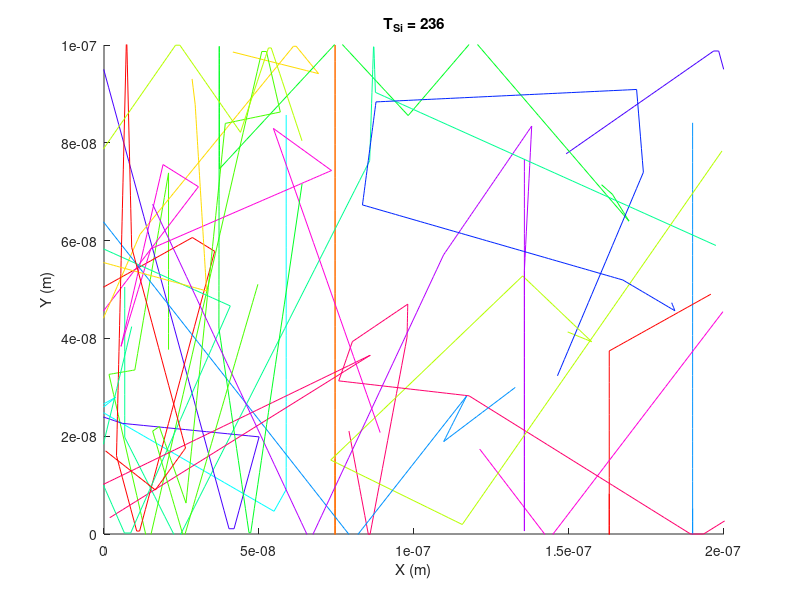
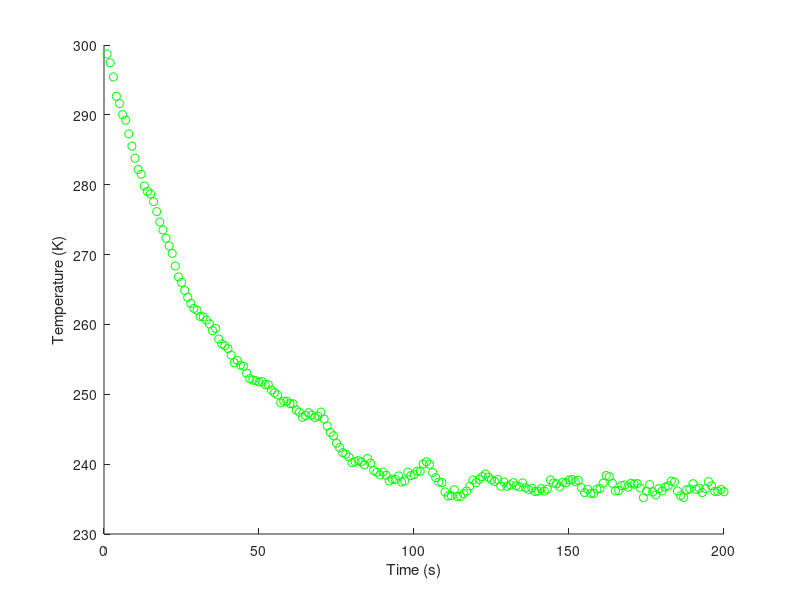

Here is the MATLAB script that generated these plots, in order: (Note: this script raises an error after producing the figures.)
clear
m0 = 9.1093837015E-31;
mn = 0.26*m0;
T = 300;
kB = 1.38064852E-23;
tmn1 = 0.2E-12;

vth = ((2*kB*T)/mn)^0.5; %thermal velocity

mfp = vth*tmn1; %mean free path

V = vth;

xmax = 200E-9; %max positions
ymax = 100E-9;

Np = 10000; % # particles, want 1000-10000
Nplot = 14;
Px = xmax*rand(Np,1); %initial positions
Py = ymax*rand(Np,1);

Px1 = Px;
Py1 = Py;

Vy = V*(randn(Np,1)-0.5); %initial velocities
Vx = sqrt((V^2)-(Vy.^2));
%Vx = V*(randn(Np,1)-0.5); %-0.5 added so electrons have a chance at having a positive or negative velocity

dt = 0.01*(ymax/V); %time step
a = 1; %no acceleration

tstop = 200; %simulation time

Ppx = Px;
Ppy = Py;

c = hsv(Nplot);

box1 = 0; %turning on box 1
box2 = 0; %turning on box 2

if box1 == 1
b1 = rectangle('Position',[0.8E-7,0,0.4E-7,0.4E-7]); %box1 position (bottom)
end

if box2 == 1
b2 = rectangle('Position',[0.8E-7,0.6E-7,0.4E-7,0.4E-7]); %box2 position (top)
end

inbox = Px > 0.8E-7 & Px < 1.2E-7 & (Py < 0.4E-7 | Py > 0.6E-7);
while sum(inbox) > 0
    Px(inbox) = rand(sum(inbox),1)*xmax;
    Py(inbox) = rand(sum(inbox),1)*ymax;
    inbox = Px > 0.8E-7 & Px < 1.2E-7 & (Py < 0.4E-7 | Py > 0.6E-7);
end
    
   
% figPlot = figure (2);
% h = histogram(sqrt(Vx.^2 + Vy.^2),50);
% title('Maxwell-Boltzmann Distribution')
% xlabel('Velocity (m/s)')
% ylabel('Number of Particles')

    
nmPaths = 0;
PathDistSum = 0;

for i = 1:tstop
    Ppx = Px;    
    Px = Px + Vx*dt; 
    
    Ppy = Py;
    Py = Py + Vy*dt;
    
    ix1 = Px < 0;
    Px(ix1) = Px(ix1) + xmax;
    Ppx(ix1) = Ppx(ix1) + xmax;
    
    ix2 = Px > xmax;
    Px(ix2) = Px(ix2) - xmax;
    Ppx(ix2) = Ppx(ix2) - xmax;
    
    iy = Py < 0 | Py > ymax;
    Vy(iy) = -Vy(iy);
    
    Psc = 1 - exp(-(dt/tmn1));
    std = vth/(sqrt(2));
    %std = sqrt((kB*T)/mn);
    
    isc = Psc > rand(Np,1);
    Vx = Vx + a*dt;
    Vy = Vy + a*dt;
    Px = Px + Vx*dt + 0.5*a*(dt)^2;
    Py = Py + Vy*dt + 0.5*a*(dt)^2;
    Vx(isc) = randn(sum(isc),1)*std;
    Vy(isc) = randn(sum(isc),1)*std;
    
    nmPaths = nmPaths + sum(isc);
    dist = sqrt((Px1(isc)-Px(isc)).^2 + ((Py1(isc)-Py(isc)).^2));
    PathDistSum = PathDistSum + sum(dist);
    
    Px1(isc) = Px(isc);
    Py1(isc) = Py(isc);
    
    if box1 == 1
        inbox1 = Px > 0.8E-7 & Px < 1.2E-7 & Py < 0.4E-7; %in box1
        LorR = Ppx < 0.8E-7 | Ppx > 1.2E-7; %coming from L or R
        Px(inbox1 & LorR) = Ppx(inbox1 & LorR);
        Vx(inbox1 & LorR) = -Vx(inbox1 & LorR);
        Py(inbox1 & ~LorR) = Ppy(inbox1 & ~LorR);
        Vy(inbox1 & ~LorR) = -Vy(inbox1 & ~LorR);
    end
    
    if box2 == 1
        inbox2 = Px > 0.8E-7 & Px < 1.2E-7 & Py > 0.6E-7; %in box2
        LorR = Ppx < 0.8E-7 | Ppx > 1.2E-7; %coming from L or R
        Px(inbox2 & LorR) = Ppx(inbox2 & LorR);
        Vx(inbox2 & LorR) = -Vx(inbox2 & LorR);
        Py(inbox2 & ~LorR) = Ppy(inbox2 & ~LorR);
        Vy(inbox2 & ~LorR) = -Vy(inbox2 & ~LorR);
    end
    
    
    figPlot = figure(1);
    xlabel('X (m)')
    ylabel('Y (m)')
    hold on
    for j = 1:Nplot
    plot([Ppx(j),Px(j)]',[Ppy(j),Py(j)]','color',c(j,:));
    end
    axis([0 xmax 0 ymax]);
    
    vavg = mean(sqrt(Vx.^2 + Vy.^2)); %average velocity
    
    TSi = ((vavg.^2)*mn)/(2*kB); %temperature of the Si semiconductor
    
    title(sprintf('T_S_i = %.3d',TSi))
    
        
    figure(2)
    xlabel('Time (s)')
    ylabel('Temperature (K)')
    hold on
    plot(i,real(TSi),'go')

    pause(0.001)
end

avgmfp = PathDistSum/nmPaths;
tmn2 = avgmfp/vth;

figPlot = figure (3);
h = histogram(real(sqrt(Vx.^2 + Vy.^2)),50);
title('Maxwell-Boltzmann Distribution')
xlabel('Velocity (m/s)')
ylabel('Number of Particles')

